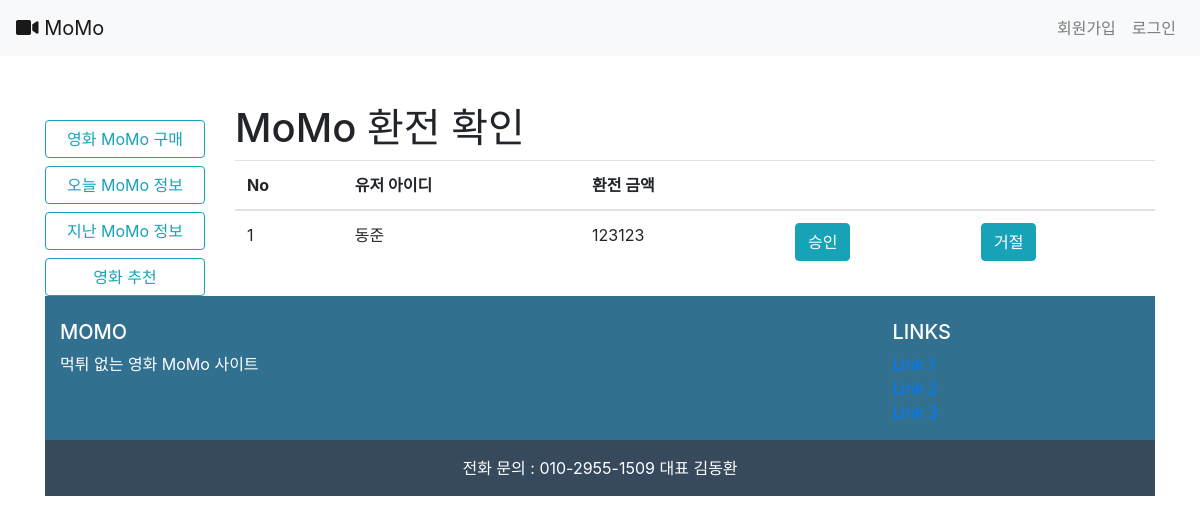
Before: /accounts/money/1/1 with the older database file.
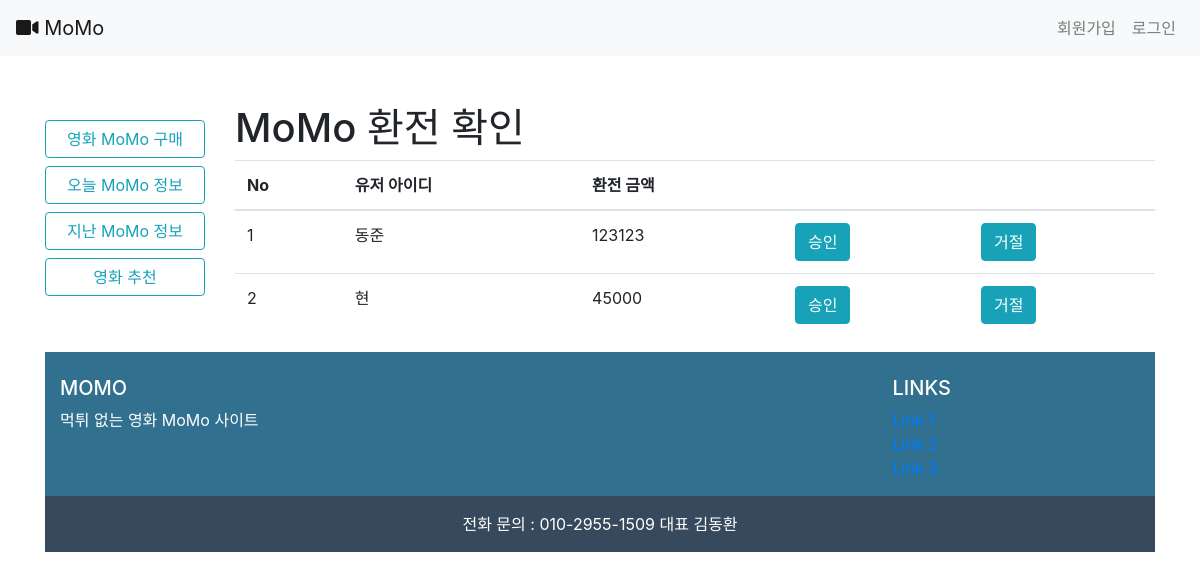
After: the same page with the newer database file.
### accounts/models.py (models this page shows, shortened)
class Money(models.Model):
    user = models.ForeignKey(settings.AUTH_USER_MODEL, on_delete = models.CASCADE)
    money = models.PositiveIntegerField(blank=False)
    status = models.TextField()
    date = models.DateField()
    check_date = models.DateField(null=True)

class User(AbstractUser):
    points = models.PositiveIntegerField(default=0)

### accounts/views.py (the view, shortened to what this page needs)
# urls.py: path('money/<int:flag>/<int:user_id>', views.money, name='money'),
def money(request, flag, user_id):
    message = 0
    if flag == 1:
        form = Money.objects.filter(status='승인 대기중')
    else:
        form = MoneyCreationForm()
    context = {
        'form':form,
        'flag':flag,
        'message':message
    }
    return render(request, 'accounts/money_form.html', context)

### accounts/templates/accounts/money_form.html (shortened to what this page needs)
{% extends 'base.html' %}
{% load bootstrap4 %}
{% block body %}
{% if flag == 1 %}
<h1 >MoMo 환전 확인</h1>
{% else %}
{% if flag == 2 %}
<h1>{{ user }}님 MoMo 충전</h1>
{% else %}
<h1>{{ user }}님 MoMo 환전 신청</h1>
{% endif %}
{% endif %}
{% if flag == 1 %}
<table class="table">
  <thead>
    <tr>
      <th scope="col">No</th>
      <th scope="col">유저 아이디</th>
      <th scope="col">환전 금액</th>
      <th scope="col"></th>
      <th scope="col"></th>
    </tr>
  </thead>
  <tbody>
    {% for i in form %}
    <tr>
      <td scope="row"></td>
      <td>{{ i.user }}</td>
      <td>{{ i.money }}</td>
      <td><a href="{% url 'accounts:check' 1 i.id %}"><button class="btn btn-info">승인</button></a></td>
      <td><a href="{% url 'accounts:check' 0 i.id %}"><button class="btn btn-info">거절</button></a></td>
    </tr>
    {% endfor %}
  </tbody>
</table>
    {% endif %}
{% endblock %}

Changed rows visible on the page:
added Money: user "현", money "45000"
